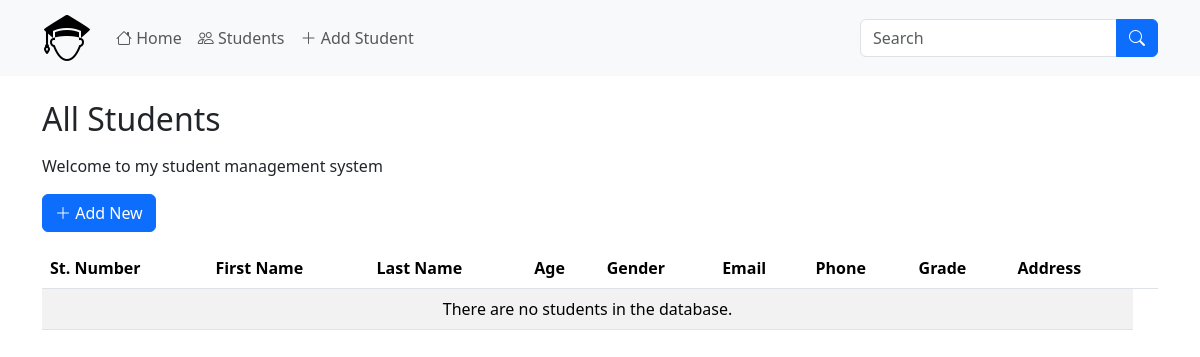
Before: /students.php with the older database file.
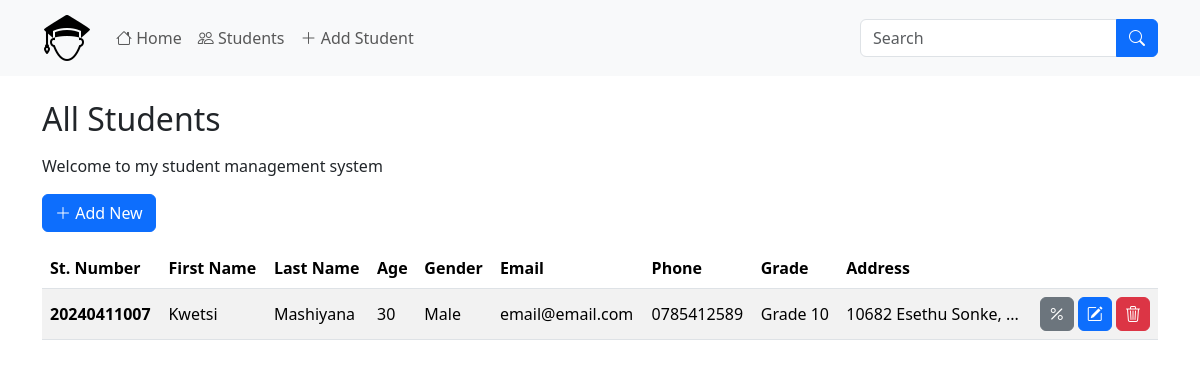
After: the same page with the newer database file.
### tables this page shows
CREATE TABLE `students` (
  `student_number` bigint(20) NOT NULL,
  `first_name` varchar(256) NOT NULL,
  `last_name` varchar(256) NOT NULL,
  `age` int(11) NOT NULL,
  `gender` enum('Male','Female','Other','') NOT NULL,
  `email` varchar(100) NOT NULL,
  `phone_number` varchar(15) NOT NULL,
  `grade` varchar(10) NOT NULL,
  `address` text NOT NULL,
  `created_at` timestamp NOT NULL DEFAULT current_timestamp(),
  `updated_at` timestamp NOT NULL DEFAULT current_timestamp() ON UPDATE current_timestamp()
);

### students.php (the view, shortened to what this page needs)
<?php
include 'functions.php';
$conn = dbConn();
$stmt = $conn->query('SELECT * FROM students ORDER BY student_number DESC');
$students = $stmt->fetchAll(PDO::FETCH_ASSOC);
?>
<?= template_header('Students') ?>
<div class="container">
    <div class="row">
        <div class="col-12">
            <h2 class="mt-4 mb-3">All Students</h2>
            <p>Welcome to my student management system</p>
            <a href="add.php" class="btn btn-primary mb-3">
                <i class="bi bi-plus-lg"></i> Add New
            </a>
            <div>
                <table class="table table-striped table-hover">
                    <thead>
                        <tr>
                            <th scope="col">St. Number</th>
                            <th scope="col">First Name</th>
                            <th scope="col">Last Name</th>
                            <th scope="col">Age</th>
                            <th scope="col">Gender</th>
                            <th scope="col">Email</th>
                            <th scope="col">Phone</th>
                            <th scope="col">Grade</th>
                            <th scope="col">Address</th>
                            <th scope="col"></th>
                        </tr>
                    </thead>
                    <tbody>
                        <?php if ($students) : ?>
                            <?php foreach ($students as $student) : ?>
                                <tr>
                                    <th class="align-middle" scope="row"><?= $student['student_number'] ?></th>
                                    <td class="align-middle"><?= $student['first_name'] ?></td>
                                    <td class="align-middle"><?= $student['last_name'] ?></td>
                                    <td class="align-middle"><?= $student['age'] ?></td>
                                    <td class="align-middle"><?= $student['gender'] ?></td>
                                    <td class="align-middle"><?= $student['email'] ?></td>
                                    <td class="align-middle"><?= $student['phone_number'] ?></td>
                                    <td class="align-middle"><?= $student['grade'] ?></td>
                                    <td class="align-middle" title="<?= $student['address'] ?>">
                                        <?php
                                        $address = $student['address'];
                                        $max_length = 20;
                                        if (strlen($address) > $max_length) {
                                            echo substr($address, 0, $max_length) . '...';
                                        } else {
                                            echo $address;
                                        }
                                        ?>
                                    </td>
                                    <td class="text-end align-middle text-nowrap">
                                        <a href="view.php?studentId=<?= $student['student_number'] ?>" title="Student Marks" class="btn btn-secondary py-1 px-2">
                                            <i class="bi bi-percent"></i>
                                        </a>
                                        <a href="update.php?studentId=<?= $student['student_number'] ?>" title="Edit Student" class="btn btn-primary py-1 px-2">
                                            <i class="bi bi-pencil-square"></i>
                                        </a>
                                        <a href="delete.php?studentId=<?= $student['student_number'] ?>" title="Delete Student" class="btn btn-danger py-1 px-2">
                                            <i class="bi bi-trash3"></i>
                                        </a>
                                    </td>
                                </tr>
                            <?php endforeach; ?>
                        <?php else : ?>
                            <tr>
                                <td colspan="9" class="text-center">There are no students in the database.</td>
                            </tr>
                        <?php endif; ?>
                    </tbody>
                </table>
            </div>
        </div>
    </div>
</div>
<?= template_footer() ?>

### functions.php (shortened to what this page needs)
<?php
function template_header($title)
{
    echo <<<EOT
            <!DOCTYPE html>
            <html>
            <head>
                <title>$title | Student Management System</title>
                <link href="assets/css/bootstrap.min.css" rel="stylesheet" type="text/css">
                <link rel="stylesheet" href="assets/bootstrap-icons/bootstrap-icons.css">
            </head>
            <body>
                <nav class="navbar navbar-expand-lg bg-body-tertiary">
                    <div class="container">
                        <a class="navbar-brand" href="index.php">
                            <img src="assets/images/student-50.png" alt="Logo" />
                        </a>
                        <div class="collapse navbar-collapse" id="navbarSupportedContent">
                            <ul class="navbar-nav me-auto mb-2 mb-lg-0">
                                <li class="nav-item">
                                    <a class="nav-link" href="index.php">
                                        <i class="bi bi-house"></i>
                                        Home
                                    </a>
                                </li>
                                <li class="nav-item">
                                    <a class="nav-link" href="students.php">
                                        <i class="bi bi-people"></i>
                                        Students
                                    </a>
                                </li>
                                <li class="nav-item">
                                    <a class="nav-link" href="add.php">
                                        <i class="bi bi-plus-lg"></i>
                                        Add Student
                                    </a>
                                </li>
                            </ul>
                            <form action="search.php" class="d-flex" role="search">
                                <div class="input-group">
                                    <input class="form-control" type="search" name="query" placeholder="Search" aria-label="Search">
                                    <button class="btn btn-primary" type="submit">
                                        <i class="bi bi-search"></i>
                                    </button>
                                </div>
                            </form>
                        </div>
                    </div>
                </nav>
        EOT;
}
function template_footer()
{
    echo <<<EOT
            <script src="assets/js/bootstrap.bundle.min.js"></script>
            </body>
        </html>
    EOT;
}

Changed rows visible on the page:
added students: student_number "20240411007", first_name "Kwetsi", last_name "Mashiyana", age "30", gender "Male", email "email@email.com", phone_number "0785412589", grade "Grade 10", address "10682 Esethu Sonke,"
Other visible differences:
text no longer shown: "There are no students in the database."
